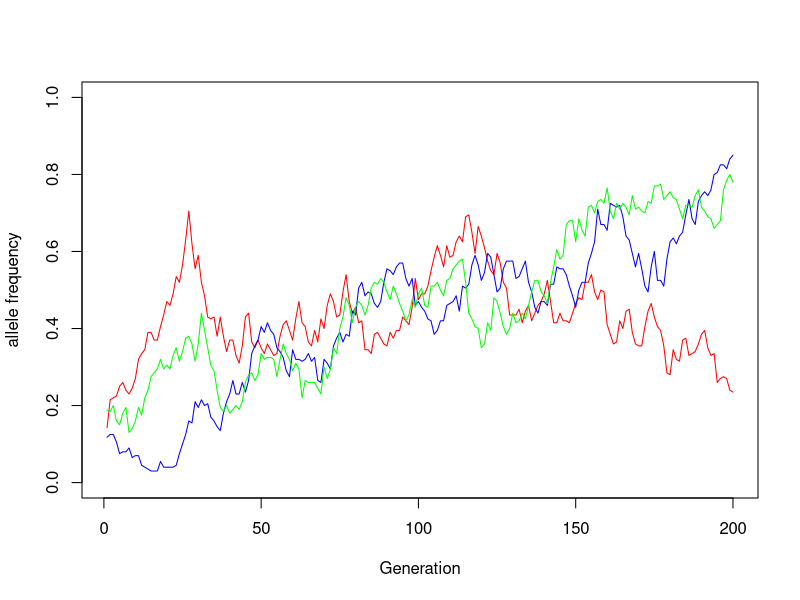

The R script that drew this image:
## ---- chunk 1
updateFreq <- function(.N, .p) {
  new_alleles <- rbinom(n = length(.p), size = 2*.N, prob = .p) # new count of allele a
  new_alleles/(2*.N) # new frequencies
}
## ---- chunk 2
N <- 100 # 100 individuals
p_j <- 0.7 # 70% of alleles at this site are a in this population
updateFreq(.N = N, .p = p_j)
## ---- chunk 3
p_j <- c(0.7, 0.1, 0.99)
updateFreq(.N = N, .p = p_j)
## ---- chunk 4
wrightFisher <- function(.N, .p, .X = NULL, .g = 500, .g_now = 1) {
  # Add previous generation's allele frequencies to X
  .X_new <- cbind(.X, .p, deparse.level = 0)
  # check if we're at the final generation
  if (.g_now >= .g) {
    return(.X_new)
  }
  # if not, update allele freqs for the next generation
  .p_new <- updateFreq(.N = .N, .p = .p)
  # recursively call the function within itself to create a nested loop
  return(wrightFisher(.N = .N, .p = .p_new, .X = .X_new, 
                      .g = .g, .g_now = .g_now + 1))
}
## ---- chunk 5
wrightFisher(.N = 100, .p = c(0.7, 0.1, 0.99), .g = 10)
## ---- chunk 6
m <- 10 # 10 alleles
runif(n = m, min = 0, max = 0.25) # their rare frequencies in the meta-population
## ---- chunk 7
N <- 100
g <- 200
m <- 50
p_0 <- runif(n = m, min = 0, max = 0.25)

X <- wrightFisher(.N = N, .p = p_0, .g = g)
nonzero_alleles <- which(X[,g] > 0) |> sample(size = 3, replace = FALSE)
plot(x = 1:g, y = X[nonzero_alleles[1], ], type = "l", col = "red",
     xlab = "Generation", ylab = "allele frequency", ylim = c(0, 1))
lines(x = 1:g, y = X[nonzero_alleles[2], ], type = "l", col = "blue")
lines(x = 1:g, y = X[nonzero_alleles[3], ], type = "l", col = "green")
